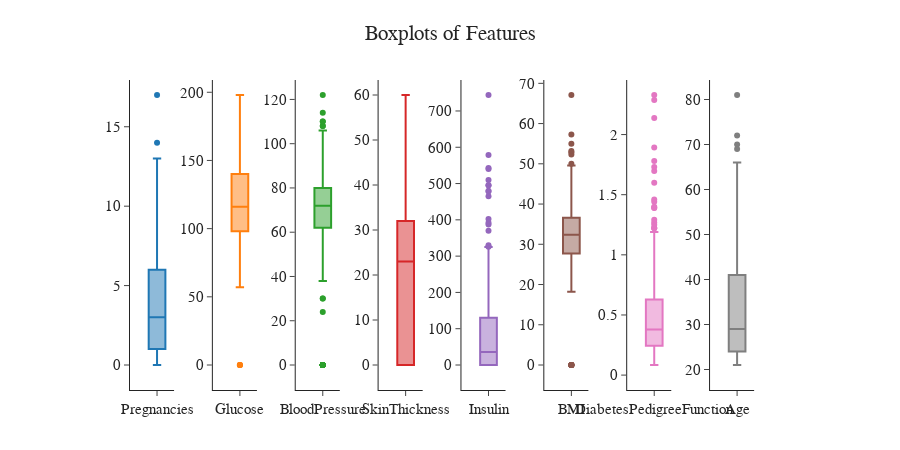

The notebook cell this image was saved under:
### Markdown cell above
For the assessment of the features, first of all, we are going to create boxplots that will help us examine their distributions.

### Code cell
feats_box = boxplot_feats_plot(data, "Boxplots of Features")
feats_box.show()

### Figure 1 — Plotly figure (JSON) as saved in the notebook; plotly's stock layout.template omitted (floating-point values rounded to 4 significant figures; data arrays with more than 128 entries replaced by an {"elided": "..."} marker saying what was removed)
{"data": [{"name": "Pregnancies", "showlegend": false, "type": "box", "xaxis": "x", "y": {"elided": "506 int values"}, "yaxis": "y"}, {"name": "Glucose", "showlegend": false, "type": "box", "xaxis": "x2", "y": {"elided": "506 int values"}, "yaxis": "y2"}, {"name": "BloodPressure", "showlegend": false, "type": "box", "xaxis": "x3", "y": {"elided": "506 int values"}, "yaxis": "y3"}, {"name": "SkinThickness", "showlegend": false, "type": "box", "xaxis": "x4", "y": {"elided": "506 int values"}, "yaxis": "y4"}, {"name": "Insulin", "showlegend": false, "type": "box", "xaxis": "x5", "y": {"elided": "506 int values"}, "yaxis": "y5"}, {"name": "BMI", "showlegend": false, "type": "box", "xaxis": "x6", "y": {"elided": "506 float values"}, "yaxis": "y6"}, {"name": "DiabetesPedigreeFunction", "showlegend": false, "type": "box", "xaxis": "x7", "y": {"elided": "506 float values"}, "yaxis": "y7"}, {"name": "Age", "showlegend": false, "type": "box", "xaxis": "x8", "y": {"elided": "506 int values"}, "yaxis": "y8"}], "layout": {"font": {"family": "Arial", "size": 15}, "height": 450, "margin": {"b": 70, "l": 140, "pad": 10, "r": 0, "t": 80}, "title": {"text": "Boxplots of Features", "x": 0.5}, "xaxis": {"anchor": "y", "domain": [0, 0.04889]}, "xaxis2": {"anchor": "y2", "domain": [0.1189, 0.1678]}, "xaxis3": {"anchor": "y3", "domain": [0.2378, 0.2867]}, "xaxis4": {"anchor": "y4", "domain": [0.3567, 0.4056]}, "xaxis5": {"anchor": "y5", "domain": [0.4756, 0.5244]}, "xaxis6": {"anchor": "y6", "domain": [0.5944, 0.6433]}, "xaxis7": {"anchor": "y7", "domain": [0.7133, 0.7622]}, "xaxis8": {"anchor": "y8", "domain": [0.8322, 0.8811]}, "xaxis9": {"anchor": "y9", "domain": [0.9511, 1.0]}, "yaxis": {"anchor": "x", "domain": [0, 1]}, "yaxis2": {"anchor": "x2", "domain": [0, 1]}, "yaxis3": {"anchor": "x3", "domain": [0, 1]}, "yaxis4": {"anchor": "x4", "domain": [0, 1]}, "yaxis5": {"anchor": "x5", "domain": [0, 1]}, "yaxis6": {"anchor": "x6", "domain": [0, 1]}, "yaxis7": {"anchor": "x7", "domain": [0, 1]}, "yaxis8": {"anchor": "x8", "domain": [0, 1]}, "yaxis9": {"anchor": "x9", "domain": [0, 1]}}}
